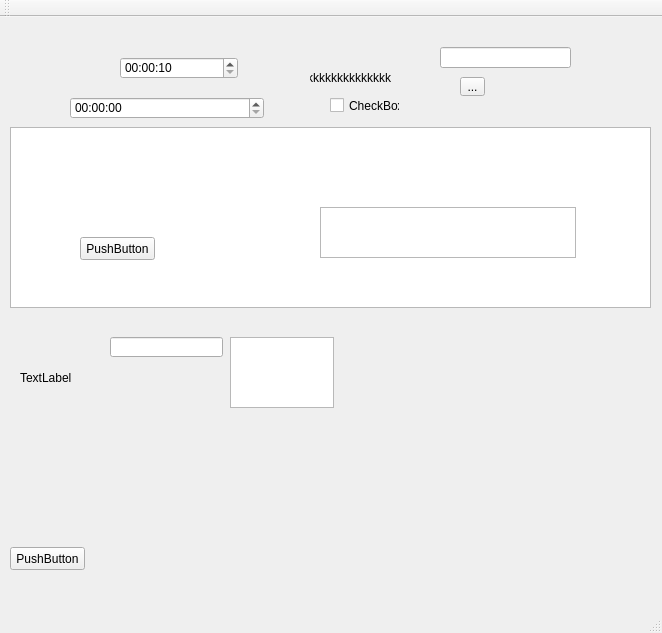
<?xml version="1.0" encoding="UTF-8"?>
<ui version="4.0">
 <class>MainWindow</class>
 <widget class="QMainWindow" name="MainWindow">
  <property name="geometry">
   <rect>
    <x>0</x>
    <y>0</y>
    <width>662</width>
    <height>633</height>
   </rect>
  </property>
  <property name="windowTitle">
   <string>MainWindow</string>
  </property>
  <widget class="QWidget" name="centralWidget">
   <widget class="QDateTimeEdit" name="dateTimeEdit">
    <property name="geometry">
     <rect>
      <x>70</x>
      <y>80</y>
      <width>194</width>
      <height>22</height>
     </rect>
    </property>
    <property name="time">
     <time>
      <hour>0</hour>
      <minute>0</minute>
      <second>0</second>
     </time>
    </property>
    <property name="minimumTime">
     <time>
      <hour>0</hour>
      <minute>0</minute>
      <second>0</second>
     </time>
    </property>
    <property name="currentSection">
     <enum>QDateTimeEdit::HourSection</enum>
    </property>
    <property name="displayFormat">
     <string>HH:mm:ss</string>
    </property>
   </widget>
   <widget class="QListWidget" name="LW_files">
    <property name="geometry">
     <rect>
      <x>10</x>
      <y>110</y>
      <width>641</width>
      <height>181</height>
     </rect>
    </property>
    <property name="iconSize">
     <size>
      <width>100</width>
      <height>100</height>
     </size>
    </property>
    <property name="movement">
     <enum>QListView::Free</enum>
    </property>
    <property name="resizeMode">
     <enum>QListView::Adjust</enum>
    </property>
    <property name="layoutMode">
     <enum>QListView::Batched</enum>
    </property>
    <property name="gridSize">
     <size>
      <width>100</width>
      <height>100</height>
     </size>
    </property>
    <property name="viewMode">
     <enum>QListView::IconMode</enum>
    </property>
    <property name="uniformItemSizes">
     <bool>false</bool>
    </property>
   </widget>
   <widget class="QListView" name="listView">
    <property name="geometry">
     <rect>
      <x>320</x>
      <y>190</y>
      <width>256</width>
      <height>51</height>
     </rect>
    </property>
   </widget>
   <widget class="QPushButton" name="pushButton">
    <property name="geometry">
     <rect>
      <x>80</x>
      <y>220</y>
      <width>75</width>
      <height>23</height>
     </rect>
    </property>
    <property name="text">
     <string>PushButton</string>
    </property>
   </widget>
   <widget class="QTimeEdit" name="timeEdit">
    <property name="geometry">
     <rect>
      <x>120</x>
      <y>40</y>
      <width>118</width>
      <height>22</height>
     </rect>
    </property>
    <property name="minimumTime">
     <time>
      <hour>0</hour>
      <minute>0</minute>
      <second>10</second>
     </time>
    </property>
    <property name="displayFormat">
     <string>hh:mm:ss</string>
    </property>
   </widget>
   <widget class="QLabel" name="label">
    <property name="geometry">
     <rect>
      <x>310</x>
      <y>30</y>
      <width>81</width>
      <height>61</height>
     </rect>
    </property>
    <property name="text">
     <string>TextLabelkkkkkkkkkkkkkkkkkkkkkkkkkkkkkkkkkkkk</string>
    </property>
    <property name="alignment">
     <set>Qt::AlignRight|Qt::AlignTrailing|Qt::AlignVCenter</set>
    </property>
    <property name="wordWrap">
     <bool>true</bool>
    </property>
   </widget>
   <widget class="QLineEdit" name="lineEdit">
    <property name="geometry">
     <rect>
      <x>440</x>
      <y>30</y>
      <width>131</width>
      <height>21</height>
     </rect>
    </property>
   </widget>
   <widget class="QCheckBox" name="checkBox">
    <property name="geometry">
     <rect>
      <x>330</x>
      <y>80</y>
      <width>70</width>
      <height>17</height>
     </rect>
    </property>
    <property name="text">
     <string>CheckBox</string>
    </property>
   </widget>
   <widget class="QToolButton" name="toolButton">
    <property name="geometry">
     <rect>
      <x>460</x>
      <y>60</y>
      <width>25</width>
      <height>19</height>
     </rect>
    </property>
    <property name="text">
     <string>...</string>
    </property>
   </widget>
   <widget class="QLabel" name="label_2">
    <property name="geometry">
     <rect>
      <x>20</x>
      <y>320</y>
      <width>71</width>
      <height>81</height>
     </rect>
    </property>
    <property name="text">
     <string>TextLabel</string>
    </property>
   </widget>
   <widget class="QLineEdit" name="lineEdit_2">
    <property name="geometry">
     <rect>
      <x>110</x>
      <y>320</y>
      <width>113</width>
      <height>20</height>
     </rect>
    </property>
   </widget>
   <widget class="QTextEdit" name="textEdit">
    <property name="geometry">
     <rect>
      <x>230</x>
      <y>320</y>
      <width>104</width>
      <height>71</height>
     </rect>
    </property>
   </widget>
   <widget class="QPushButton" name="pushButton_2">
    <property name="geometry">
     <rect>
      <x>10</x>
      <y>530</y>
      <width>75</width>
      <height>23</height>
     </rect>
    </property>
    <property name="text">
     <string>PushButton</string>
    </property>
   </widget>
  </widget>
  <widget class="QMenuBar" name="menuBar">
   <property name="geometry">
    <rect>
     <x>0</x>
     <y>0</y>
     <width>662</width>
     <height>21</height>
    </rect>
   </property>
  </widget>
  <widget class="QToolBar" name="mainToolBar">
   <attribute name="toolBarArea">
    <enum>TopToolBarArea</enum>
   </attribute>
   <attribute name="toolBarBreak">
    <bool>false</bool>
   </attribute>
  </widget>
  <widget class="QStatusBar" name="statusBar"/>
 </widget>
 <layoutdefault spacing="6" margin="11"/>
 <resources/>
 <connections/>
</ui>
